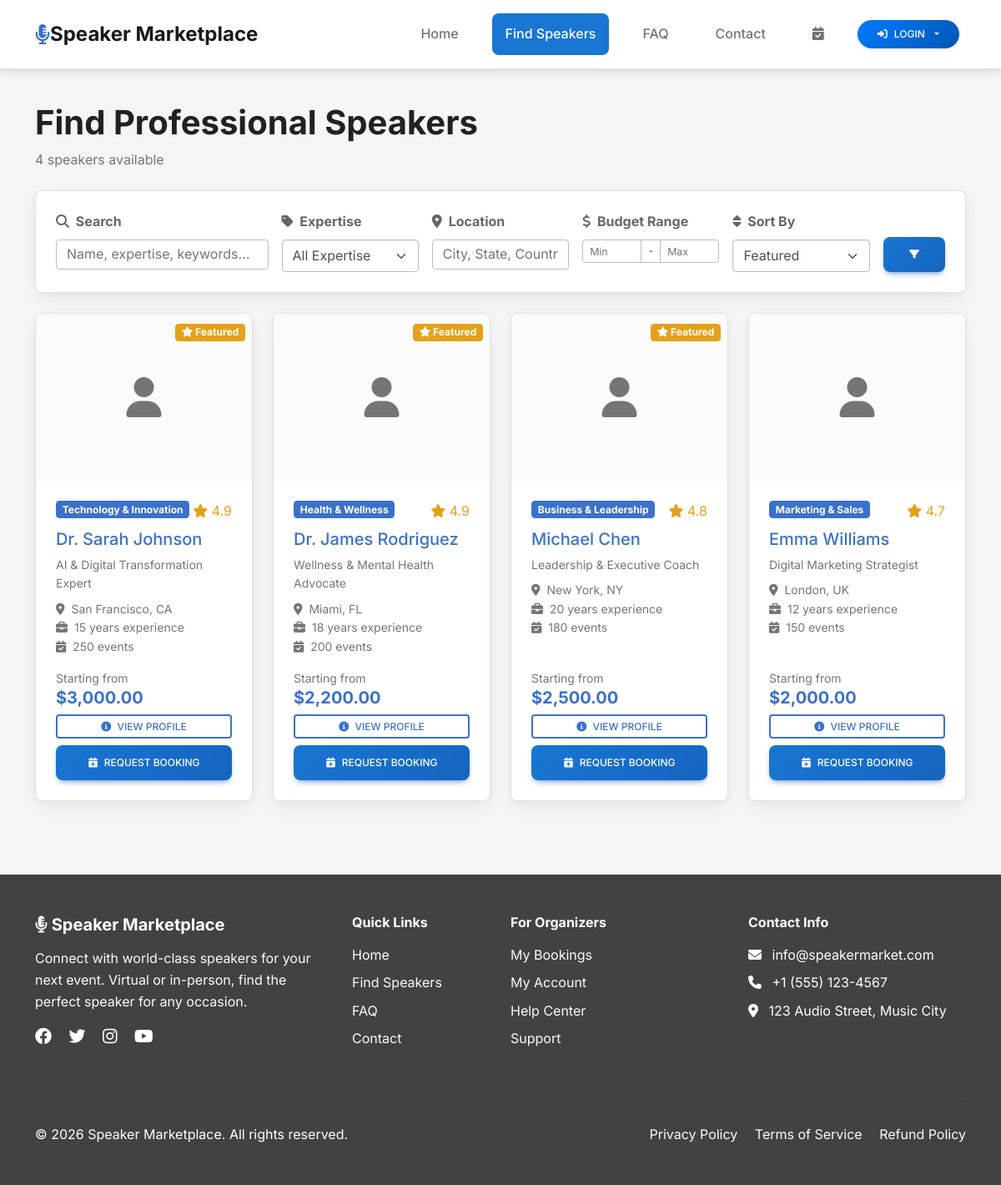
The page /speakers.php on the database its author committed.
### tables this page shows
CREATE TABLE speakers (
    id INT PRIMARY KEY AUTO_INCREMENT,
    name VARCHAR(255) NOT NULL,
    slug VARCHAR(255) UNIQUE NOT NULL,
    title VARCHAR(255),
    bio TEXT,
    expertise TEXT,
    category_id INT,
    hourly_rate DECIMAL(10, 2),
    keynote_rate DECIMAL(10, 2),
    workshop_rate DECIMAL(10, 2),
    panel_rate DECIMAL(10, 2),
    virtual_rate DECIMAL(10, 2),
    location VARCHAR(255),
    languages VARCHAR(255),
    years_experience INT,
    total_events INT DEFAULT 0,
    rating DECIMAL(3, 2) DEFAULT 0,
    total_reviews INT DEFAULT 0,
    availability_status ENUM('available', 'busy', 'unavailable') DEFAULT 'available',
    video_intro_url VARCHAR(255),
    linkedin_url VARCHAR(255),
    twitter_url VARCHAR(255),
    website_url VARCHAR(255),
    status ENUM('active', 'inactive', 'pending') DEFAULT 'pending',
    views INT DEFAULT 0,
    bookings INT DEFAULT 0,
    featured BOOLEAN DEFAULT FALSE,
    created_at TIMESTAMP DEFAULT CURRENT_TIMESTAMP,
    updated_at TIMESTAMP DEFAULT CURRENT_TIMESTAMP ON UPDATE CURRENT_TIMESTAMP,
    FOREIGN KEY (category_id) REFERENCES categories(id) ON DELETE SET NULL
);

CREATE TABLE categories (
    id INT PRIMARY KEY AUTO_INCREMENT,
    name VARCHAR(100) NOT NULL,
    slug VARCHAR(100) UNIQUE NOT NULL,
    description TEXT,
    icon VARCHAR(50),
    status ENUM('active', 'inactive') DEFAULT 'active',
    created_at TIMESTAMP DEFAULT CURRENT_TIMESTAMP
);

CREATE TABLE settings (
    id INT PRIMARY KEY AUTO_INCREMENT,
    setting_key VARCHAR(100) UNIQUE NOT NULL,
    setting_value TEXT,
    updated_at TIMESTAMP DEFAULT CURRENT_TIMESTAMP ON UPDATE CURRENT_TIMESTAMP
);

### speakers.php (the view, shortened to what the rows shown need)
<?php
require_once 'includes/header.php';
$category = isset($_GET['category']) ? sanitize($_GET['category']) : '';
$sort = isset($_GET['sort']) ? sanitize($_GET['sort']) : 'featured';
$query = "SELECT s.*, c.name as category_name,
          (SELECT image_path FROM speaker_photos WHERE speaker_id = s.id ORDER BY display_order LIMIT 1) as image
          FROM speakers s
          LEFT JOIN categories c ON s.category_id = c.id
          WHERE s.status = 'active'";
$params = [];
$types = '';
switch ($sort) {
    case 'featured':
    default:
        $query .= " ORDER BY s.featured DESC, s.rating DESC, s.total_events DESC";
}
$speakers = fetchAll($query, $params, $types);
?>
<div class="main-content">
    <div class="container">
        <div class="mb-4">
            <h1 class="fw-bold mb-2">
                <?php echo $category ? ucwords(str_replace('-', ' ', $category)) : 'Find Professional Speakers'; ?>
            </h1>
        </div>
        <?php if (count($speakers) > 0): ?>
            <div class="row g-4">
                <?php foreach ($speakers as $speaker): ?>
                    <div class="col-12 col-sm-6 col-md-4 col-lg-3">
                        <div class="card product-card h-100">
                            <a href="<?php echo SITE_URL; ?>/speaker.php?slug=<?php echo $speaker['slug']; ?>">
                                <?php if ($speaker['image']): ?>
                                    <img src="<?php echo SITE_URL; ?>/uploads/speakers/<?php echo $speaker['image']; ?>"
                                         class="product-image"
                                         alt="<?php echo htmlspecialchars($speaker['name']); ?>">
                                <?php else: ?>
                                    <div class="product-image d-flex align-items-center justify-content-center bg-light">
                                        <i class="fas fa-user fa-3x text-muted"></i>
                                    </div>
                                <?php endif; ?>
                            </a>
                            <?php if ($speaker['featured']): ?>
                                <div class="position-absolute top-0 end-0 m-2">
                                    <span class="badge bg-warning">
                                        <i class="fas fa-star"></i> Featured
                                    </span>
                                </div>
                            <?php endif; ?>
                            <div class="card-body d-flex flex-column">
                                <div class="d-flex justify-content-between align-items-start mb-2">
                                    <span class="badge bg-primary">
                                        <?php echo htmlspecialchars($speaker['category_name'] ?? 'Speaker'); ?>
                                    </span>
                                    <?php if ($speaker['rating'] > 0): ?>
                                        <div class="text-warning">
                                            <i class="fas fa-star"></i> <?php echo number_format($speaker['rating'], 1); ?>
                                        </div>
                                    <?php endif; ?>
                                </div>
                                <h5 class="card-title mb-2">
                                    <a href="<?php echo SITE_URL; ?>/speaker.php?slug=<?php echo $speaker['slug']; ?>"
                                       class="text-decoration-none">
                                        <?php echo htmlspecialchars($speaker['name']); ?>
                                    </a>
                                </h5>
                                <p class="text-muted small mb-2"><?php echo htmlspecialchars($speaker['title']); ?></p>
                                <p class="card-text text-muted small mb-3 flex-grow-1">
                                    <i class="fas fa-map-marker-alt me-1"></i> <?php echo htmlspecialchars($speaker['location']); ?><br>
                                    <i class="fas fa-briefcase me-1"></i> <?php echo $speaker['years_experience']; ?> years experience<br>
                                    <i class="fas fa-calendar-check me-1"></i> <?php echo $speaker['total_events']; ?> events
                                </p>
                                <div class="mt-auto">
                                    <div class="mb-2">
                                        <small class="text-muted d-block">Starting from</small>
                                        <h5 class="text-primary mb-0 fw-bold">
                                            <?php
                                            $minRate = min(
                                                $speaker['keynote_rate'] ?? 9999,
                                                $speaker['workshop_rate'] ?? 9999,
                                                $speaker['virtual_rate'] ?? 9999
                                            );
                                            echo formatPrice($minRate);
                                            ?>
                                        </h5>
                                    </div>
                                    <div class="d-grid gap-2">
                                        <a href="<?php echo SITE_URL; ?>/speaker.php?slug=<?php echo $speaker['slug']; ?>"
                                           class="btn btn-outline-primary btn-sm">
                                            <i class="fas fa-info-circle me-1"></i> View Profile
                                        </a>
                                        <button class="btn btn-primary btn-sm"
                                                onclick="quickBooking(<?php echo $speaker['id']; ?>, '<?php echo htmlspecialchars($speaker['name']); ?>')">
                                            <i class="fas fa-calendar-plus me-1"></i> Request Booking
                                        </button>
                                    </div>
                                </div>
                            </div>
                        </div>
                    </div>
                <?php endforeach; ?>
            </div>
        <?php endif; ?>
    </div>
</div>
<?php require_once 'includes/footer.php'; ?>

### includes/footer.php (shortened to what the rows shown need)
    <footer class="mt-5 py-5" style="background-color: var(--secondary-color); color: white;">
        <div class="container">
            <div class="row">
                <div class="col-md-3 mb-4">
                    <ul class="list-unstyled">
                        <li class="mb-2">
                            <i class="fas fa-envelope me-2"></i>
                            <?php echo getSetting('site_email', 'info@speakermarket.com'); ?>
                        </li>
                        <li class="mb-2">
                            <i class="fas fa-phone me-2"></i>
                            +1 (555) 123-4567
                        </li>
                        <li class="mb-2">
                            <i class="fas fa-map-marker-alt me-2"></i>
                            123 Audio Street, Music City
                        </li>
                    </ul>
                </div>
            </div>
        </div>
    </footer>
</body>
</html>

### rows shown on the page
speakers: featured 1 (drawn), category.name "Technology & Innovation", rating "4.9", name "Dr. Sarah Johnson", title "AI & Digital Transformation Expert", location "San Francisco, CA", years_experience "15", total_events "250", formatPrice($minRate) "$3,000.00"
speakers: featured 1 (drawn), category.name "Health & Wellness", rating "4.9", name "Dr. James Rodriguez", title "Wellness & Mental Health Advocate", location "Miami, FL", years_experience "18", total_events "200", formatPrice($minRate) "$2,200.00"
speakers: featured 1 (drawn), category.name "Business & Leadership", rating "4.8", name "Michael Chen", title "Leadership & Executive Coach", location "New York, NY", years_experience "20", total_events "180", formatPrice($minRate) "$2,500.00"
speakers: category.name "Marketing & Sales", rating "4.7", name "Emma Williams", title "Digital Marketing Strategist", location "London, UK", years_experience "12", total_events "150", formatPrice($minRate) "$2,000.00"
settings: setting_value "info@speakermarket.com"

### other values the page prints
count($speakers) "4"
